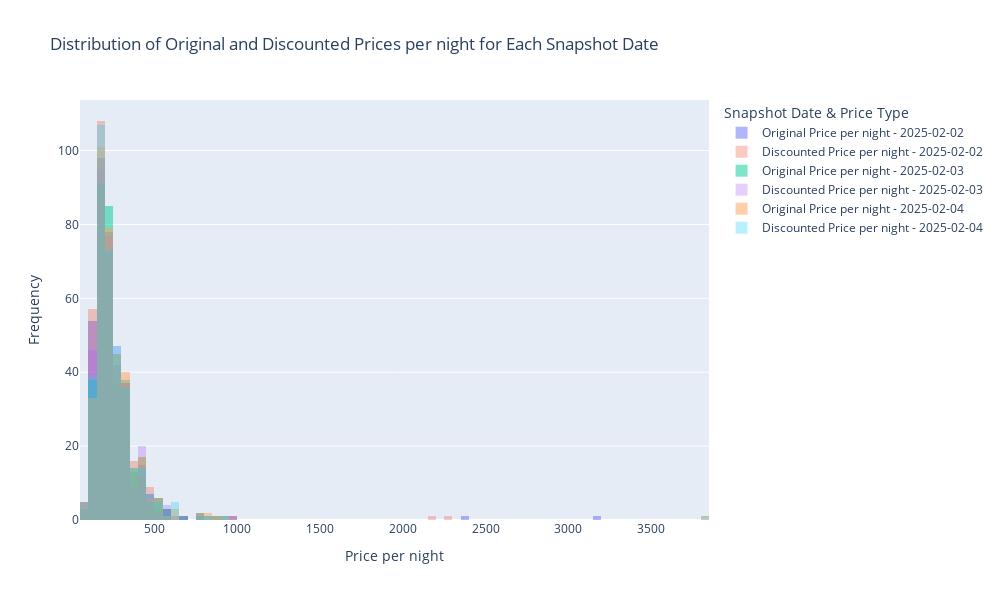

Notebook source saved alongside this figure:
### Markdown cell above
The prices shown in the graph above do not account for the length of stay. The graph below displays the distribution of "price per night."

### Code cell
bookings['discounted_price_per_night'] = bookings['discounted_price'] / bookings['length_of_stay']
bookings['original_price_per_night'] = bookings['original_price'] / bookings['length_of_stay']

price_per_night_data = bookings.groupby(['name', 'snapshot_date'], as_index=False)[['original_price_per_night', 'discounted_price_per_night']].first()

# Get unique snapshot dates
snapshot_dates = price_per_night_data['snapshot_date'].unique()

# Create subplots for each snapshot date
fig = go.Figure()

for date in snapshot_dates:
    snapshot_prices = price_per_night_data[price_per_night_data['snapshot_date'] == date]
    
    fig.add_trace(go.Histogram(
        x=snapshot_prices['original_price_per_night'].dropna(),
        name=f"Original Price per night - {date}",
        opacity=0.5
    ))
    
    fig.add_trace(go.Histogram(
        x=snapshot_prices['discounted_price_per_night'].dropna(),
        name=f"Discounted Price per night - {date}",
        opacity=0.3
    ))

# Update layout for better visualization
fig.update_layout(
    title="Distribution of Original and Discounted Prices per night for Each Snapshot Date",
    xaxis_title="Price per night",
    yaxis_title="Frequency",
    barmode='overlay',  # Ensures histograms overlap for comparison
    legend_title="Snapshot Date & Price Type",
    width=1000,
    height=600
)

# Show the interactive plot
fig.show()

### Figure 1 — Plotly figure (JSON) as saved in the notebook; plotly's stock layout.template omitted (floating-point values rounded to 4 significant figures; data arrays with more than 128 entries replaced by an {"elided": "..."} marker saying what was removed)
{"data": [{"name": "Original Price per night - 2025-02-02", "opacity": 0.5, "type": "histogram", "x": {"elided": "365 float values"}}, {"name": "Discounted Price per night - 2025-02-02", "opacity": 0.3, "type": "histogram", "x": {"elided": "365 float values"}}, {"name": "Original Price per night - 2025-02-03", "opacity": 0.5, "type": "histogram", "x": {"elided": "351 float values"}}, {"name": "Discounted Price per night - 2025-02-03", "opacity": 0.3, "type": "histogram", "x": {"elided": "351 float values"}}, {"name": "Original Price per night - 2025-02-04", "opacity": 0.5, "type": "histogram", "x": {"elided": "357 float values"}}, {"name": "Discounted Price per night - 2025-02-04", "opacity": 0.3, "type": "histogram", "x": {"elided": "357 float values"}}], "layout": {"barmode": "overlay", "height": 600, "legend": {"title": {"text": "Snapshot Date & Price Type"}}, "title": {"text": "Distribution of Original and Discounted Prices per night for Each Snapshot Date"}, "width": 1000, "xaxis": {"title": {"text": "Price per night"}}, "yaxis": {"title": {"text": "Frequency"}}}}
